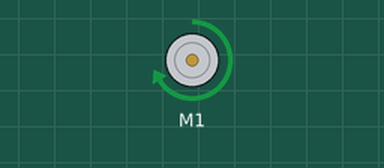
Recording of a sketch running on a simulated Arduino Uno, built with avr-gcc and run on an emulated ATmega328P. On the bench: DC motor (green arrow = forward, orange = backward, longer = faster).

Above: at 1.0 s.
At 2.5 s:
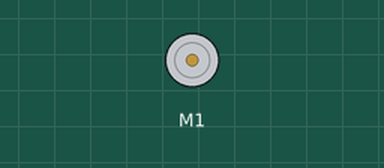
At 4.0 s:
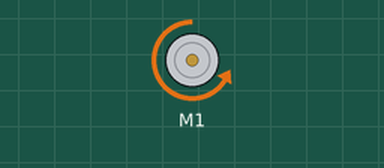
Timing chart, 0 to 7.8 s (numbered marks = the images above):
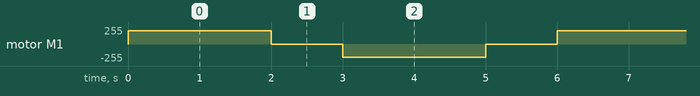

Measured:
- by itself, motor M1: repeats every 6.0 s: stopped 1.0 s, backward 200/255 2.0 s, stopped 1.0 s, forward 200/255 2.0 s

The sketch:

1_L293D.ino
```cpp
#include <SoftwareSerial.h>
#include <AFMotor.h>

AF_DCMotor motor_1(1); // 1번 모터 객체

void setup() {
  motor_1.setSpeed(200); // 회전 속도 : pwm(0~255)
  motor_1.run(RELEASE); // release : 정지, forward : 정회전, backward : 역회전
}

void loop() {
 motor_1.run(FORWARD);
 delay(2000);

 motor_1.run(RELEASE);
 delay(1000);

 motor_1.run(BACKWARD);
 delay(2000);

 motor_1.run(RELEASE);
 delay(1000);
}
```
